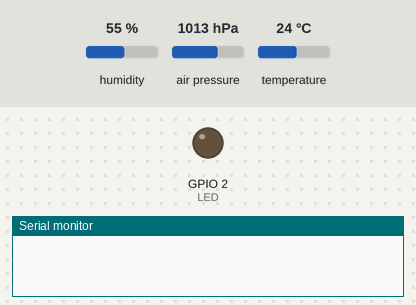
Simulated run of this sketch. Board: ESP8266 (NodeMCU). Parts: output pins drawn as LEDs (lit = HIGH), the last lines printed to the serial monitor. The test bench sets the inputs (shaded band); at power-on: humidity 55 %, air pressure 1013 hPa, temperature 24 °C. WiFi joins after 1.5 s; servers stay silent unless stated; random numbers use the default seed unless the sketch sets one; no MQTT or app messages arrive unless stated.

Above: at 0.0 s.
At 2.6 s:
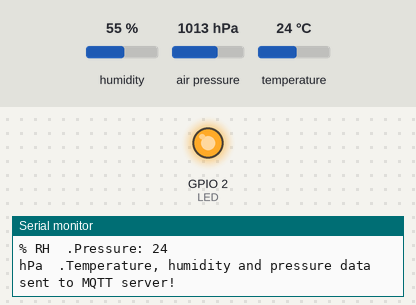
Timing chart, 0 to 4.1 s (numbered marks = the images above):
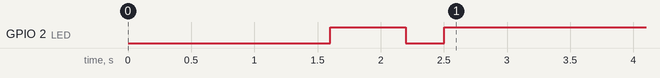

The sketch:

esp8266-bme280-wifimanager-mqtt.ino
```cpp
#include <ESP8266WiFi.h> // To connect to WiFi
#include <Wire.h>  // Only needed for Arduino 1.6.5 and earlier
#include <Adafruit_BME280.h> // BME280 sensor
#include <PubSubClient.h>
#include <WiFiManager.h>
#include <Ticker.h>
Ticker ticker;

#ifndef LED_BUILTIN
#define LED_BUILTIN 13 // ESP32 DOES NOT DEFINE LED_BUILTIN
#endif

// For LED ticker
int LED = LED_BUILTIN;

// Configure the BME280 sensor
Adafruit_BME280 bme; // I2C

void tick()
{
  //toggle state
  digitalWrite(LED, !digitalRead(LED));     // set pin to the opposite state
}

//gets called when WiFiManager enters configuration mode
void configModeCallback (WiFiManager *myWiFiManager) {
  Serial.println("Entered config mode");
  Serial.println(WiFi.softAPIP());
  Serial.println(myWiFiManager->getConfigPortalSSID());
  ticker.attach(0.2, tick);
}

// Static IP address
IPAddress ip(192, 168, 1, 48); // Uses commas, not points!
IPAddress gateway(192, 168, 1, 254);
IPAddress subnet(255, 255, 255, 0);
IPAddress primary_dns(192, 168, 1, 254);

// MQTT credentials
const char* mqtt_server = "192.168.1.24"; // Okay to use points now...
const char* channel = "sensors";
const char* level = "upstairs";
const char* room = "dev";
WiFiClient espClient;
PubSubClient client(espClient);

void setup() {
  WiFi.mode(WIFI_STA);
  delay(1000);
  Serial.begin(115200);
  pinMode(LED, OUTPUT); // Set LED pin as output
  ticker.attach(0.6, tick);
  //WiFiManager
  WiFiManager wm;
  // Set static IP address
  wm.setSTAStaticIPConfig(IPAddress(ip), IPAddress(gateway), IPAddress(subnet), IPAddress(primary_dns));
  //set callback that gets called when connecting to previous WiFi fails, and enters Access Point mode
  wm.setAPCallback(configModeCallback);
  if (!wm.autoConnect()) {
    Serial.println("Failed to connect and hit timeout");
    ESP.restart();
    delay(1000);
  }
  Serial.println("");
  Serial.print("WiFi connected with IP ");
  Serial.println(WiFi.localIP());
  ticker.detach();
  digitalWrite(LED, HIGH);  //LOW = LED on, HIGH = LED off
  client.setServer(mqtt_server, 1883);
  Serial.println("Connected to MQTT server: " + String(mqtt_server));
  Serial.println("");
  Serial.println("Initialising BME280 sensor...");
  bool status;
  status = bme.begin(0x76);
  if (!status) {
    Serial.println("Could not find a valid BME280 sensor, check wiring!");
    while (1);
  }
  Serial.println("Found BME280 sensor!");
}

void reconnect() {
  while (!client.connected()) {
    Serial.print("Attempting MQTT connection...");
    // Create a random client ID
    String clientId = "ESP8266Client-";
    clientId += String(random(0xffff), HEX);
    if (client.connect(clientId.c_str())) {
      Serial.println("connected");
    } else {
      Serial.print("failed, rc=");
      Serial.print(client.state());
      Serial.println(" try again in 5 seconds");
      delay(5000);
    }
  }
}

void loop() {
  if (!client.connected()) {
    reconnect();
  }
  //float temperature = bme.readTemperature() - 2.193; // Calibrated value for sensor if housed in a case
  float temperature = bme.readTemperature();
  String v1 = ("temperature,room=" + String(room) + ",floor=" + String(level) + " value=" + String(temperature));
  float humidity = bme.readHumidity();
  String v2 = ("humidity,room=" + String(room) + ",floor=" + String(level) + " value=" + String(humidity));
  float pressure = bme.readPressure() / 100.0F;
  String v3 = ("pressure,room=" + String(room) + ",floor=" + String(level) + " value=" + String(pressure));
  Serial.print("Temperature: ");
  Serial.println(temperature, 4); Serial.print("°C\t.");
  Serial.print("Humidity: ");
  Serial.println(humidity, 2); Serial.print("% RH\t.");
  Serial.print("Pressure: ");
  Serial.println(temperature, 0); Serial.print("hPa\t.");
  client.publish(channel, v1.c_str(), true);
  client.publish(channel, v2.c_str(), true);
  client.publish(channel, v3.c_str(), true);
  Serial.print("Temperature, humidity and pressure data sent to MQTT server!");
  delay(60000);
}
```
